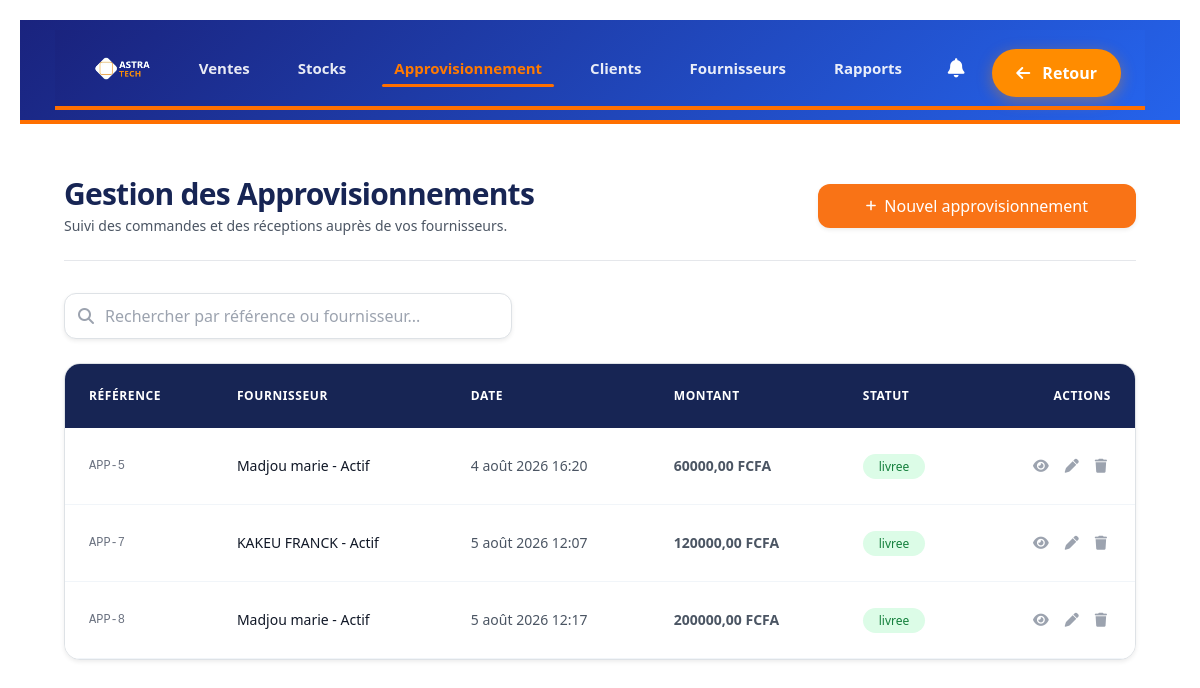
The app's page /approvisionnements/ (signed in) with its own data.
### astra/models.py (models this page shows, shortened)
class Approvisionnement(models.Model):
    STATUT_CHOICES = [
        ('en_attente', 'En attente'),
        ('confirmee', 'Confirmée'),
        ('expediee', 'Expédiée'),
        ('livree', 'Livrée'),
        ('annulee', 'Annulée'),
    ]
    reference = models.CharField(
        max_length=100,
        unique=True,
        blank=True,
        null=True
    )
    fournisseur = models.ForeignKey(
        Fournisseur,
        on_delete=models.CASCADE,
        related_name="approvisionnements"
    )
    date_creation = models.DateTimeField(
        auto_now_add=True
    )
    montant_total = models.DecimalField(
        max_digits=12,
        decimal_places=2,
        default=0
    )
    statut = models.CharField(
        max_length=20,
        choices=STATUT_CHOICES,
        default="en_attente"
    )
    is_active = models.BooleanField(
        default=True
    )

class Fournisseur(models.Model):
    nom = models.CharField(
        max_length=255
    )
    contact = models.CharField(
        max_length=255,
        blank=True
    )
    telephone = models.CharField(
        max_length=50,
        blank=True
    )
    email = models.EmailField(
        blank=True, null=True
    )
    is_active = models.BooleanField(
        default=True
    )
    def __str__(self):
        statut = 'Actif' if self.is_active else 'Inactif'
        return f'{self.nom} - {statut}'

### astra/views.py (the view, shortened to what this page needs)
# urls.py: path("approvisionnements/", views.approvisionnements, name="approvisionnements"),
@verifier_acces_strict
def approvisionnements(request):
    liste_appros = Approvisionnement.objects.filter(is_active=True).select_related('fournisseur').all()
    fournisseurs_list = Fournisseur.objects.filter(is_active=True)
    context = {
        'approvisionnements': liste_appros,
        'fournisseurs': fournisseurs_list,
    }
    return render(request, 'astra/approvisionnements.html', context)

### astra/views.py (called while the page is built, shortened)
def verifier_acces_strict(view_func):
    @wraps(view_func)
    def wrapper(request, *args, **kwargs):
        is_logged = request.user.is_authenticated or request.session.get('connecte')
        return view_func(request, *args, **kwargs)
    return wrapper

### astra/Templates/astra/approvisionnements.html (shortened to what this page needs)
{% extends "base.html" %}
{% load l10n %}
{% block css %}
<script src="https://cdn.tailwindcss.com"></script>
<link rel="stylesheet" href="https://cdnjs.cloudflare.com/ajax/libs/font-awesome/6.4.0/css/all.min.css">
{% endblock %}
{% block content %}
<div class="main-container min-h-screen bg-white text-gray-900 py-8" style="background-color: #ffffff !important;">
    <div class="max-w-7xl mx-auto px-4 sm:px-6 lg:px-8">
        <div
            class="flex flex-col sm:flex-row sm:items-center sm:justify-between gap-4 mb-8 pb-6 border-b border-gray-200">
            <div>
                <h1 class="text-3xl font-extrabold text-blue-950 tracking-tight">
                    Gestion des Approvisionnements
                </h1>
                <p class="text-sm text-gray-600 mt-1 font-medium">
                    Suivi des commandes et des réceptions auprès de vos fournisseurs.
                </p>
            </div>
            <button id="addApproBtn" type="button"
                class="inline-flex items-center justify-center bg-orange-500 hover:bg-orange-600 text-white font-medium px-5 py-2.5 rounded-xl shadow-sm hover:shadow-md transition-all duration-200 gap-2 focus:outline-none">
                <i class="fas fa-plus text-xs"></i>
                <span>Nouvel approvisionnement</span>
            </button>
        </div>
        <div class="mb-6">
            <div class="relative max-w-md">
                <span class="absolute inset-y-0 left-0 flex items-center pl-3.5 pointer-events-none text-gray-400">
                </span>
                <input type="text" id="searchInput" placeholder="Rechercher par référence ou fournisseur..."
                    class="w-full pl-10 pr-4 py-2.5 bg-white border border-gray-300 rounded-xl focus:outline-none focus:border-blue-600 shadow-sm text-gray-900 placeholder-gray-400 transition">
            </div>
        </div>
        <div class="bg-white rounded-2xl shadow-sm border border-gray-200 overflow-hidden">
            <div class="overflow-x-auto">
                <table class="w-full text-left border-collapse">
                    <thead class="bg-blue-950 text-white">
                        <tr>
                            <th class="px-6 py-4 text-xs font-semibold uppercase tracking-wider">Référence</th>
                            <th class="px-6 py-4 text-xs font-semibold uppercase tracking-wider">Fournisseur</th>
                            <th class="px-6 py-4 text-xs font-semibold uppercase tracking-wider">Date</th>
                            <th class="px-6 py-4 text-xs font-semibold uppercase tracking-wider">Montant</th>
                            <th class="px-6 py-4 text-xs font-semibold uppercase tracking-wider">Statut</th>
                            <th class="px-6 py-4 text-xs font-semibold uppercase tracking-wider text-right">Actions</th>
                        </tr>
                    </thead>
                    <tbody id="approTableBody" class="divide-y divide-gray-200 bg-white">
                        {% if approvisionnements %}
                        {% for a in approvisionnements %}
                        <tr class="appro-row hover:bg-gray-50 transition duration-150">
                            <td class="px-6 py-4 text-xs font-mono text-gray-500 reference-cell">APP-{{ a.id }}</td>
                            <td class="px-6 py-4 text-sm font-medium text-gray-900 fournisseur-cell">
                                {{ a.fournisseur }}
                            </td>
                            <td class="px-6 py-4 text-sm text-gray-600">
                                {{ a.date_vente|default:a.date_creation|default:"--" }}
                            </td>
                            <td class="px-6 py-4 text-sm text-gray-600 font-semibold">{{ a.montant_total }} FCFA</td>
                            <td class="px-6 py-4 text-sm">
                                <span
                                    class="px-3 py-1 text-xs font-medium rounded-full {% if a.statut == 'livree' %}bg-green-100 text-green-700{% else %}bg-purple-100 text-purple-700{% endif %}">
                                    {{ a.statut }}
                                </span>
                            </td>
                            <td class="px-6 py-4 text-sm text-right">
                                <div class="flex items-center justify-end space-x-2">
                                    <button class="text-gray-400 hover:text-blue-900 p-1 transition btnVoir"
                                        data-id="{{ a.id }}" type="button" title="Voir">
                                        <i class="fas fa-eye text-sm"></i>
                                    </button>
                                    <button class="text-gray-400 hover:text-blue-900 p-1 transition btnModifier"
                                        data-id="{{ a.id }}"
                                        data-fournisseur="{% if a.fournisseur.id %}{{ a.fournisseur.id }}{% else %}{{ a.fournisseur }}{% endif %}"
                                        data-montant="{{ a.montant_total|unlocalize|stringformat:'s' }}"
                                        data-statut="{{ a.statut }}" type="button" title="Modifier">
                                        <i class="fas fa-pen text-sm"></i>
                                    </button>
                                    <button class="text-gray-400 hover:text-red-600 p-1 transition btnSupprimer"
                                        data-id="{{ a.id }}" type="button" title="Supprimer">
                                        <i class="fas fa-trash text-sm"></i>
                                    </button>
                                </div>
                            </td>
                        </tr>
                        {% endfor %}
                        {% else %}
                        <tr>
                            <td colspan="6" class="px-6 py-10 text-center text-gray-500">
                                <p class="text-sm font-medium">Aucun approvisionnement enregistré.</p>
                            </td>
                        </tr>
                        {% endif %}
                    </tbody>
                </table>
            </div>
        </div>
    </div>
</div>
{% endblock %}

### astra/static/css/base.css (style rules this page uses)
*, *::before, *::after { box-sizing: border-box; margin: 0; padding: 0; }
html, body { width: 100%; min-height: 100vh; background-color: #f4f6fb; font-family: 'Inter', 'Segoe UI', Arial, sans-serif; color: #333; overflow-x: hidden; }
.app-layout { display: flex; flex-direction: column; min-height: 100vh; width: 100%; }

### astra/static/css/header.css (style rules this page uses)
table { width: 100%; border-collapse: collapse; white-space: nowrap; }
thead { background: #004E8C; color: white; }
thead th { padding: 14px; text-align: left; font-size: 14px; font-weight: 600; }
tbody td { padding: 14px; border-bottom: 1px solid #f1f5f9; font-size: 14px; color: #334155; }

### astra/static/css/style.css (style rules this page uses)
:root { --tech-blue: #0078D7; --tech-dark-blue: #004E8C; --tech-orange: #FF8C00; --tech-white: #FFFFFF; --tech-light-gray: #F5F5F5; --tech-dark-gray: #333; }
* { margin: 0; padding: 0; box-sizing: border-box; }
body { font-family: 'Segoe UI', Arial, sans-serif; background: linear-gradient(135deg, var(--tech-dark-blue) 0%, var(--tech-blue) 100%); color: var(--tech-white); min-height: 100vh; display: flex; justify-content: center; align-items: center; padding: 20px; }
input { width: 100%; padding: 12px 12px 12px 45px; border: 2px solid rgba(255, 255, 255, 0.3); border-radius: 8px; background-color: rgba(255, 255, 255, 0.9); font-size: clamp(14px, 3vw, 16px); transition: all 0.3s; }

### astra/Templates/astra/approvisionnements.html (style rules this page uses)
html, body, .main-container { background-color: #ffffff !important; background: #ffffff !important; }

### records on screen
Approvisionnement: id "5", fournisseur "Madjou marie - Actif", date_vente "4 août 2026 16:20", montant_total "60000,00", statut "livree"
Approvisionnement: id "7", fournisseur "KAKEU FRANCK - Actif", date_vente "5 août 2026 12:07", montant_total "120000,00", statut "livree"
Approvisionnement: id "8", fournisseur "Madjou marie - Actif", date_vente "5 août 2026 12:17", montant_total "200000,00", statut "livree"
